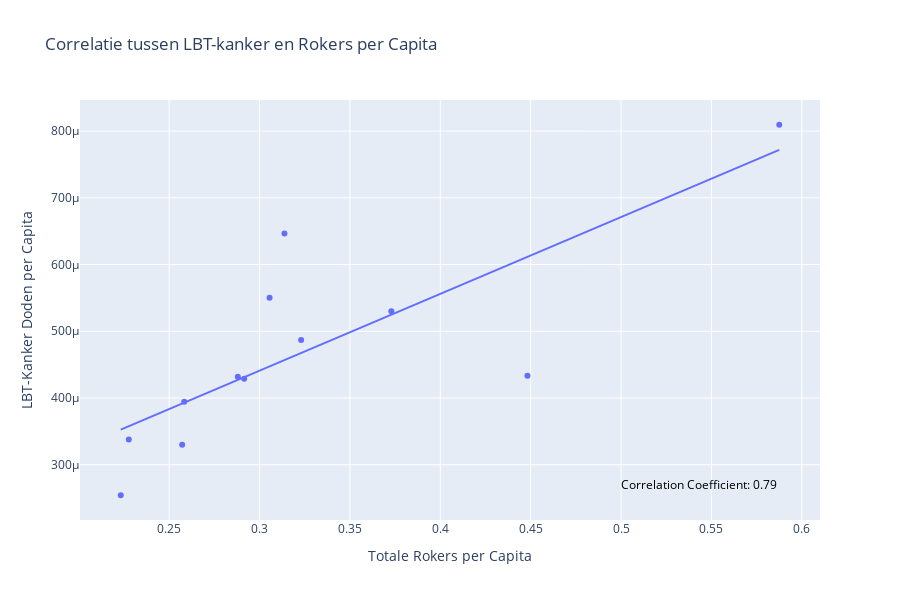

Notebook code cell kept with this figure:
### Markdown cell above
# Rokers correlatie met LBT-Kanker

### Code cell
# importeer grouped smokers data
df_grouped = pd.read_csv("csv/df/grouped_smokers_df.csv")

# Create the scatter plot with trendline using plotly
correlation_coefficient_smoke = df_grouped['SmokersPerCapita'].corr(df_grouped['LungCancerPerCapita'])
fig = px.scatter(df_grouped, x="SmokersPerCapita", y="LungCancerPerCapita", trendline="ols",
                 title='Correlatie tussen LBT-kanker en Rokers per Capita',
                 hover_data=["Year"],
                 labels={
                     "SmokersPerCapita": "Totale Rokers per Capita",
                     "LungCancerPerCapita": "LBT-Kanker Doden per Capita",
                     "Year":"Jaar"
                 })

# Add correlation coefficient as annotation
fig.add_annotation(
    x=max(df_grouped['SmokersPerCapita']),  # Position the annotation at the far right of the x-axis
    y=min(df_grouped['LungCancerPerCapita']),  # Position the annotation at the bottom of the y-axis
    text=f'Correlation Coefficient: {correlation_coefficient_smoke:.2f}',
    showarrow=False,
    font=dict(size=12, color="black"),
    xanchor='right',
    yanchor='bottom'
)

fig.update_layout(
    height = 600
)

### Figure 1 — Plotly figure (JSON) as saved in the notebook; plotly's stock layout.template omitted (floating-point values rounded to 4 significant figures)
{"data": [{"customdata": [[2001], [2002], [2003], [2004], [2005], [2006], [2007], [2008], [2009], [2010], [2011], [2012]], "hovertemplate": "Totale Rokers per Capita=%{x}<br>LBT-Kanker Doden per Capita=%{y}<br>Jaar=%{customdata[0]}<extra></extra>", "legendgroup": "", "marker": {"color": "#636efa", "symbol": "circle"}, "mode": "markers", "name": "", "orientation": "v", "showlegend": false, "type": "scatter", "x": [0.3729, 0.2572, 0.2232, 0.323, 0.5875, 0.3056, 0.2277, 0.4482, 0.288, 0.2915, 0.2583, 0.3138], "xaxis": "x", "y": [0.0005301, 0.00033, 0.0002543, 0.000487, 0.0008094, 0.0005503, 0.0003378, 0.0004332, 0.000432, 0.0004287, 0.0003943, 0.0006466], "yaxis": "y"}, {"hovertemplate": "<b>OLS trendline</b><br>LungCancerPerCapita = 0.00115021 * SmokersPerCapita + 9.59484e-05<br>R<sup>2</sup>=0.624257<br><br>Totale Rokers per Capita=%{x}<br>LBT-Kanker Doden per Capita=%{y} <b>(trend)</b><extra></extra>", "legendgroup": "", "marker": {"color": "#636efa", "symbol": "circle"}, "mode": "lines", "name": "", "showlegend": false, "type": "scatter", "x": [0.2232, 0.2277, 0.2572, 0.2583, 0.288, 0.2915, 0.3056, 0.3138, 0.323, 0.3729, 0.4482, 0.5875], "xaxis": "x", "y": [0.0003527, 0.0003578, 0.0003918, 0.0003931, 0.0004272, 0.0004313, 0.0004474, 0.0004569, 0.0004675, 0.0005249, 0.0006115, 0.0007717], "yaxis": "y"}], "layout": {"annotations": [{"font": {"color": "black", "size": 12}, "showarrow": false, "text": "Correlation Coefficient: 0.79", "x": 0.5875, "xanchor": "right", "y": 0.0002543, "yanchor": "bottom"}], "height": 600, "legend": {"tracegroupgap": 0}, "title": {"text": "Correlatie tussen LBT-kanker en Rokers per Capita"}, "xaxis": {"anchor": "y", "domain": [0, 1], "title": {"text": "Totale Rokers per Capita"}}, "yaxis": {"anchor": "x", "domain": [0, 1], "title": {"text": "LBT-Kanker Doden per Capita"}}}}
